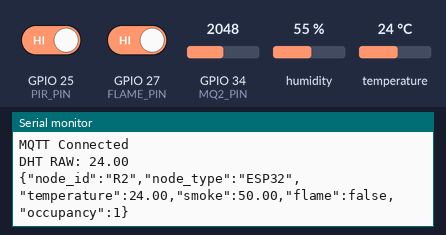
This sketch was run on a simulated ESP32. On the bench: the last lines printed to the serial monitor. The inputs (shaded band) are chosen by the test bench; at power-on: GPIO 27 (FLAME_PIN) HIGH, temperature 24 °C, GPIO 34 (MQ2_PIN) = 2048, GPIO 25 (PIR_PIN) HIGH, humidity 55 %. WiFi joins after 1.5 s; servers stay silent unless stated; no MQTT or app messages arrive unless stated.

Above: at 2.7 s.
2.8 s: GPIO 27 (FLAME_PIN) driven LOW
At 5.3 s:
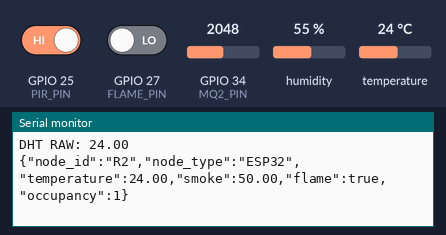
7.5 s: temperature set to 12 °C
At 8.5 s:
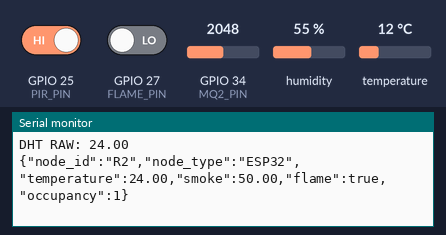
10.2 s: GPIO 34 (MQ2_PIN) set to 1960
At 12.7 s:
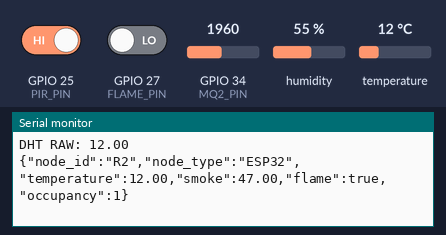
12.9 s: GPIO 25 (PIR_PIN) driven LOW
At 15.2 s:
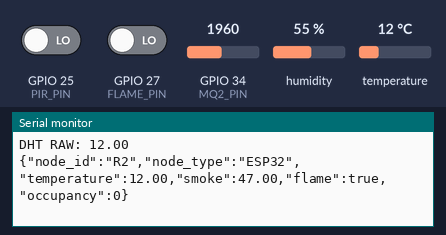
15.6 s: temperature set to 19 °C
At 17.1 s:
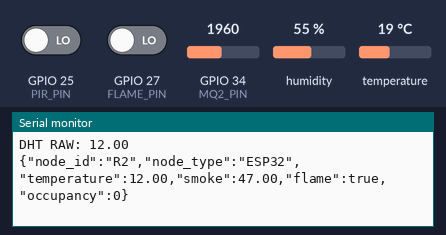
18.3 s: GPIO 34 (MQ2_PIN) set to 2040
At 21.5 s:
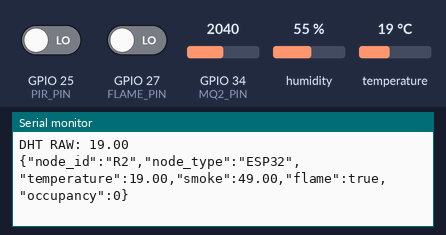
Timing chart, 0 to 22.0 s (numbered marks = the images above; inputs shaded):
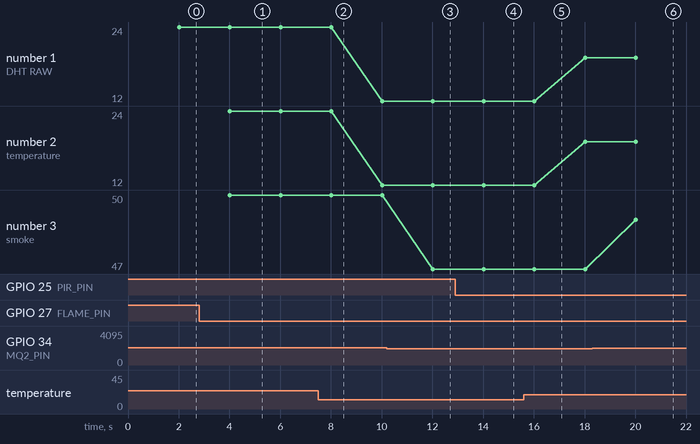

The sketch:

room_node.ino
```cpp
#include "mqtt_handler.h"
#include "sensors.h"


unsigned long lastPublish = 0;


void setup()
{

    Serial.begin(115200);


    sensors_setup();


    mqtt_setup();

}


void loop()
{

    mqtt_loop();


    if(
        millis()-lastPublish > 2000
    )
    {

        lastPublish = millis();


        float temperature =
            read_temperature();


        float smoke =
            read_smoke();


        bool flame =
            read_flame();


        int occupancy =
            read_occupancy();


        publish_sensor_data(

            temperature,

            smoke,

            flame,

            occupancy

        );


    }

}
```

led_controller.cpp
```cpp

```

mqtt_handler.cpp
```cpp
#include "mqtt_handler.h"
#include "config.h"

#include <WiFi.h>
#include <PubSubClient.h>


WiFiClient espClient;

PubSubClient mqttClient(espClient);


void reconnect()
{

    while(!mqttClient.connected())
    {

        Serial.println("Connecting MQTT...");


        if(mqttClient.connect(NODE_ID))
        {

            Serial.println("MQTT Connected");

        }

        else
{

            Serial.print("MQTT failed, rc=");
            Serial.println(mqttClient.state());

            delay(2000);

        }

    }

}


void mqtt_setup()
{

    WiFi.begin(
        WIFI_SSID,
        WIFI_PASSWORD
    );


    Serial.print("Connecting WiFi");


    while(WiFi.status()!=WL_CONNECTED)
    {

        delay(500);

        Serial.print(".");

    }


    Serial.println();

    Serial.println("WiFi Connected");


    mqttClient.setServer(
        MQTT_SERVER,
        MQTT_PORT
    );


}


void mqtt_loop()
{

    if(!mqttClient.connected())
    {
        reconnect();
    }


    mqttClient.loop();

}


void publish_sensor_data(
    float temperature,
    float smoke,
    bool flame,
    int occupancy
)
{

    String topic =
        "building/node/" NODE_ID;


    String payload =
        "{";

    payload += "\"node_id\":\"";
    payload += NODE_ID;
    payload += "\",";


    payload += "\"node_type\":\"ESP32\",";


    payload += "\"temperature\":";
    payload += temperature;
    payload += ",";


    payload += "\"smoke\":";
    payload += smoke;
    payload += ",";


    payload += "\"flame\":";
    payload += flame ? "true":"false";
    payload += ",";


    payload += "\"occupancy\":";
    payload += occupancy;


    payload += "}";


    mqttClient.publish(
        topic.c_str(),
        payload.c_str()
    );


    Serial.println(payload);

}
```

mqtt_handler.h
```cpp
#ifndef MQTT_HANDLER_H
#define MQTT_HANDLER_H


#include <Arduino.h>


void mqtt_setup();

void mqtt_loop();

void publish_sensor_data(
    float temperature,
    float smoke,
    bool flame,
    int occupancy
);


#endif
```

sensors.cpp
```cpp
#include "sensors.h"

#include <Arduino.h>
#include <DHT.h>


#define DHT_PIN 16
#define DHT_TYPE DHT11


#define MQ2_PIN 34


#define FLAME_PIN 27


#define PIR_PIN 25


DHT dht(
    DHT_PIN,
    DHT_TYPE
);


void sensors_setup()
{

    dht.begin();


    pinMode(
        FLAME_PIN,
        INPUT
    );


    pinMode(
        PIR_PIN,
        INPUT
    );

}


float read_temperature()
{

    float t = dht.readTemperature();


    Serial.print("DHT RAW: ");
    Serial.println(t);


    return t;

}


float read_smoke()
{

    int value = analogRead(
        MQ2_PIN
    );


    return map(
        value,
        0,
        4095,
        0,
        100
    );

}


bool read_flame()
{

    int value = digitalRead(FLAME_PIN);


    return value == LOW;

}


int read_occupancy()
{

    return digitalRead(
        PIR_PIN
    );

}
```

sensors.h
```cpp
#ifndef SENSORS_H
#define SENSORS_H


void sensors_setup();


float read_temperature();


float read_smoke();


bool read_flame();


int read_occupancy();


#endif
```

config.h
```cpp
#ifndef CONFIG_H
#define CONFIG_H


#define WIFI_SSID "AndroidAP_2286"
#define WIFI_PASSWORD "12345768"


#define MQTT_SERVER "10.30.96.237"
#define MQTT_PORT 1883


#define NODE_ID "R2"


#endif
```

Measured:
- after the input at 2.8 s, the serial monitor: prints a new line after 1.2 s (image 1)
- after the input at 10.2 s, the serial monitor: prints a new line after 1.8 s (image 3)
- after the input at 12.9 s, the serial monitor: prints a new line after 1.1 s (image 4)
- after the input at 18.3 s, the serial monitor: prints a new line after 1.7 s (image 6)
- plotted number 1: 24 → 12 after the input at 7.5 s, 12 → 19 after the input at 15.6 s
- plotted number 2: 24 → 12 after the input at 7.5 s, 12 → 19 after the input at 15.6 s
- plotted number 3: 50 → 47 after the input at 10.2 s, 47 → 49 after the input at 18.3 s
